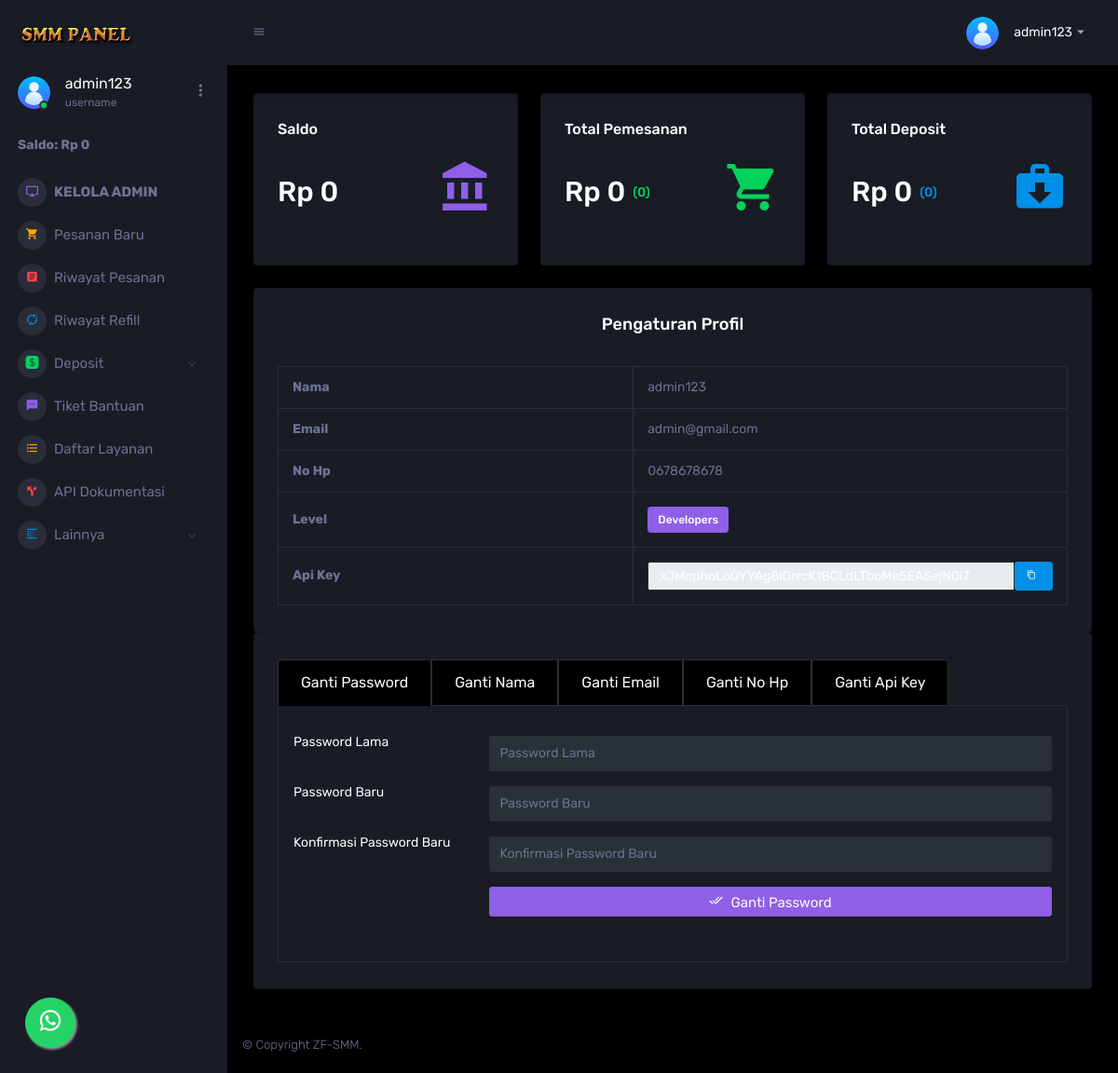
/user/setting.php (signed in), run on the app's committed database.
### tables this page shows
CREATE TABLE `setting_web` (
  `id` int NOT NULL,
  `short_title` varchar(100) NOT NULL,
  `title` varchar(200) NOT NULL,
  `deskripsi_web` text NOT NULL,
  `keyword` varchar(500) NOT NULL,
  `wa_number` varchar(13) NOT NULL,
  `facebook_akun` varchar(50) NOT NULL,
  `ig_akun` varchar(20) NOT NULL,
  `twitter` varchar(100) NOT NULL,
  `email_akun` varchar(100) NOT NULL,
  `favicon` varchar(300) NOT NULL,
  `header_logo` varchar(300) NOT NULL,
  `date` date NOT NULL,
  `time` time NOT NULL
);

CREATE TABLE `users` (
  `id` int NOT NULL,
  `nama` text NOT NULL,
  `email` varchar(50) DEFAULT NULL,
  `nomer` varchar(20) NOT NULL,
  `pin` varchar(6) NOT NULL,
  `username` varchar(100) NOT NULL,
  `password` varchar(100) NOT NULL,
  `saldo` int NOT NULL,
  `pemakaian_saldo` double NOT NULL,
  `level` enum('Member','Developers','Reseller') NOT NULL,
  `status` enum('Aktif','Tidak Aktif') NOT NULL,
  `api_key` varchar(100) NOT NULL,
  `diskon_user` varchar(100) NOT NULL,
  `date` date NOT NULL,
  `time` time NOT NULL,
  `update_nama` int NOT NULL,
  `random_kode` varchar(20) NOT NULL
);

### user/setting.php (the view, shortened to what the rows shown need)
<?php
require '../config.php';
require '../lib/session_login.php';
require '../lib/header.php';
?>
<div class="content-wrapper">
    <div class="row">
      <div class="col-sm-4 grid-margin">
        <div class="card">
          <div class="card-body">
            <div class="row">
              <div class="col-8 col-sm-12 col-xl-8 my-auto">
                <div class="d-flex d-sm-block d-md-flex align-items-center">
                  <h2 class="mb-0">Rp <?php echo number_format($data_user['saldo'], 0, ',', '.'); ?></h2>
                </div>
              </div>
            </div>
          </div>
        </div>
      </div>
      <div class="col-sm-4 grid-margin">
        <div class="card">
          <div class="card-body">
            <div class="row">
              <div class="col-8 col-sm-12 col-xl-8 my-auto">
                <div class="d-flex d-sm-block d-md-flex align-items-center">
                  <h2 class="mb-0">Rp <?php echo number_format($data_order_sosmed['total'], 0, ',', '.'); ?></h2>
                </div>
              </div>
            </div>
          </div>
        </div>
      </div>
      <div class="col-sm-4 grid-margin">
        <div class="card">
          <div class="card-body">
            <div class="row">
              <div class="col-8 col-sm-12 col-xl-8 my-auto">
                <div class="d-flex d-sm-block d-md-flex align-items-center">
                  <h2 class="mb-0">Rp <?php echo number_format($data_deposit_user['total'], 0, ',', '.'); ?></h2>
                </div>
              </div>
            </div>
          </div>
        </div>
      </div>
    </div>
    <div class="row">
        <div class="col-md-12">
            <div class="card">
                <div class="card-body">
                    <div class="table-responsive">
                        <table class="table table-bordered">
                            <tr>
                                <th width="25%">Nama</th>
                                <td><?php echo $data_user['nama']; ?></td>
                            </tr>
                            <tr>
                                <th width="25%">Email</th>
                                <td><?php echo $data_user['email']; ?></td>
                            </tr>
                            <tr>
                                <th width="25%">No Hp</th>
                                <td><?php echo $data_user['nomer']; ?></td>
                            </tr>
                            <tr>
                                <th width="25%">Level</th>
                                <td><b class="badge badge-info"><?php echo $data_user['level']; ?></b></td>
                            </tr>
                            <tr>
                                <th width="45%">Api Key</th>
                                <td style="min-width: 80px;">
                                    <div class="input-group">
                                        <input type="text" class="form-control form-control-sm" value="<?php echo $data_user['api_key']; ?>" id="apikey-<?php echo $data_user['id']; ?>" readonly="">
                                        <button data-toggle="tooltip" title="Copy Apikey" class="btn btn-xs btn-primary" type="button" onclick="copy_to_clipboard('apikey-<?php echo $data_user['id']; ?>')"><i class="mdi mdi-content-copy"></i></button>
                                    </div>
                                </td>
                            </tr>
                        </table>
                    </div>
                </div>
            </div>
        </div>
    </div>
</div>
<?php
require '../lib/footer.php';
?>

### lib/header.php (shortened to what the rows shown need)
<?php
require 'session_login.php';
require 'database.php';
?>
<!DOCTYPE html>
<html lang="en">
<head>
    <link rel="stylesheet" href="/assets/vendors/mdi/css/materialdesignicons.min.css">
    <link rel="stylesheet" href="/assets/vendors/css/vendor.bundle.base.css">
    <link rel="stylesheet" href="/assets/vendors/select2/select2.min.css">
    <link rel="stylesheet" href="/assets/vendors/select2-bootstrap-theme/select2-bootstrap.min.css">
    <link rel="stylesheet" href="/assets/vendors/jvectormap/jquery-jvectormap.css">
    <link rel="stylesheet" href="/assets/vendors/flag-icon-css/css/flag-icon.min.css">
    <link rel="stylesheet" href="/assets/vendors/owl-carousel-2/owl.carousel.min.css">
    <link rel="stylesheet" href="/assets/vendors/owl-carousel-2/owl.theme.default.min.css">
    <link rel="stylesheet" href="/assets/css/style.css">
    <link rel="stylesheet" type="text/css" href="/landing/assets/whatsapp.css">
</head>
<body>
    <div class="container-scroller">
        <nav class="sidebar sidebar-offcanvas" id="sidebar">
            <div class="sidebar-brand-wrapper d-none d-lg-flex align-items-center justify-content-center fixed-top">
                <a class="sidebar-brand brand-logo" href="/"><img src="/assets/images/header-logo/<?php echo $data['header_logo']; ?>" alt="logo" /></a>
            </div>
            <ul class="nav">
                <?php
                if (isset($_SESSION['user'])) {
                ?>
                    <li class="nav-item profile">
                        <div class="profile-desc">
                            <div class="profile-pic">
                                <div class="count-indicator">
                                    <img class="img-xs rounded-circle " src="/assets/images/users.png" alt="">
                                    <span class="count bg-success"></span>
                                </div>
                                <div class="profile-name">
                                    <h5 class="mb-0 font-weight-normal"><?php echo $data_user['username']; ?></h5>
                                    <span>username</span>
                                </div>
                            </div>
                            <a href="#" id="profile-dropdown" data-toggle="dropdown"><i class="mdi mdi-dots-vertical"></i></a>
                        </div>
                    </li>
                    <li class="nav-item nav-category">
                        <span class="nav-link"><b>Saldo: Rp <?php echo number_format($data_user['saldo'], 0, ',', '.'); ?></b></span>
                    </li>
                <?php } ?>
            </ul>
        </nav>
        <div class="container-fluid page-body-wrapper">
            <nav class="navbar p-0 fixed-top d-flex flex-row">
                <div class="navbar-menu-wrapper flex-grow d-flex align-items-stretch">
                    <?php
                    if (isset($_SESSION['user'])) {
                    ?>
                    <ul class="navbar-nav navbar-nav-right">
                        <li class="nav-item dropdown">
                            <a class="nav-link" id="profileDropdown" href="#" data-toggle="dropdown">
                                <div class="navbar-profile">
                                    <img class="img-xs rounded-circle" src="/assets/images/users.png" alt="">
                                    <p class="mb-0 d-none d-sm-block navbar-profile-name"><?php echo $data_user['username']; ?></p>
                                    <i class="mdi mdi-menu-down d-none d-sm-block"></i>
                                </div>
                            </a>
                        </li>
                    </ul>
                    <?php } ?>
                </div>
            </nav>
            <div class="main-panel">

### lib/footer.php (shortened to what the rows shown need)
<footer class="footer">
    <div class="d-sm-flex justify-content-center justify-content-sm-between">
        <span class="text-muted d-block text-center text-sm-left d-sm-inline-block">© Copyright <?php echo $data['short_title']; ?>.</span>
    </div>
</footer>
</div>
</div>
</div>
<link rel="stylesheet" href="/assets/vendors/mdi/css/materialdesignicons.min.css">
</body>
</html

### data on the page
setting_web: header_logo (picture), short_title "ZF-SMM"
users: username "admin123", saldo "0", nama "admin123", email "admin@gmail.com", nomer "0678678678", level "Developers", api_key "xJMcphoLoOYYAg8lDrrcK1BCLdLTboMe5EASejN0i7"

### other printed values
$data_order_sosmed['total'] "0"
$jumlah_order_sosmed "0"
$data_deposit_user['total'] "0"
$jumlah_deposit_user "0"
